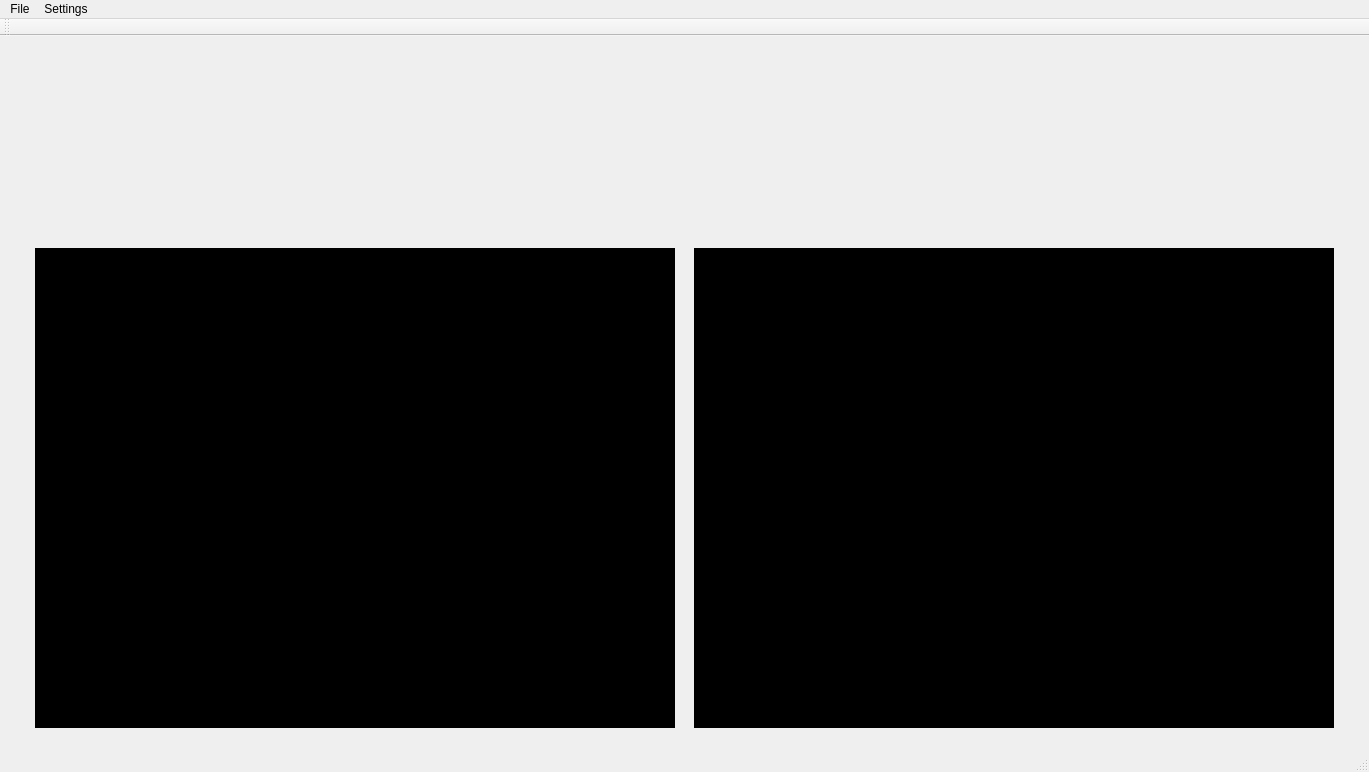
<?xml version="1.0" encoding="UTF-8"?>
<ui version="4.0">
 <class>VentanaPrincipal</class>
 <widget class="QMainWindow" name="VentanaPrincipal">
  <property name="geometry">
   <rect>
    <x>0</x>
    <y>0</y>
    <width>1369</width>
    <height>772</height>
   </rect>
  </property>
  <property name="windowTitle">
   <string>Pollock Effect - Costa Rica Institute of Technology</string>
  </property>
  <property name="windowIcon">
   <iconset resource="images.qrc">
    <normaloff>:/images/icon.png</normaloff>:/images/icon.png</iconset>
  </property>
  <widget class="QWidget" name="centralWidget">
   <property name="styleSheet">
    <string notr="true">background-image: url(:/images/fondo.jpg);</string>
   </property>
   <layout class="QHBoxLayout" name="horizontalLayout_2">
    <item>
     <layout class="QHBoxLayout" name="horizontalLayout">
      <item>
       <widget class="QStackedWidget" name="contenedor_ventanas">
        <property name="currentIndex">
         <number>1</number>
        </property>
        <widget class="QWidget" name="page">
         <layout class="QVBoxLayout" name="verticalLayout_3">
          <item>
           <widget class="QLabel" name="label_4">
            <property name="text">
             <string/>
            </property>
            <property name="pixmap">
             <pixmap resource="images.qrc">:/images/fondo_inicio.jpg</pixmap>
            </property>
            <property name="alignment">
             <set>Qt::AlignCenter</set>
            </property>
           </widget>
          </item>
         </layout>
        </widget>
        <widget class="QWidget" name="page_2">
         <layout class="QVBoxLayout" name="verticalLayout_2">
          <item>
           <layout class="QVBoxLayout" name="verticalLayout">
            <item>
             <widget class="QLabel" name="label">
              <property name="text">
               <string/>
              </property>
              <property name="pixmap">
               <pixmap resource="images.qrc">:/images/fondo_principal.jpg</pixmap>
              </property>
              <property name="alignment">
               <set>Qt::AlignHCenter|Qt::AlignTop</set>
              </property>
             </widget>
            </item>
            <item>
             <layout class="QHBoxLayout" name="horizontalLayout_3">
              <item>
               <widget class="QFrame" name="frame">
                <property name="minimumSize">
                 <size>
                  <width>640</width>
                  <height>480</height>
                 </size>
                </property>
                <property name="maximumSize">
                 <size>
                  <width>640</width>
                  <height>480</height>
                 </size>
                </property>
                <property name="styleSheet">
                 <string notr="true">background-color: rgb(0, 0, 0);</string>
                </property>
                <property name="frameShape">
                 <enum>QFrame::StyledPanel</enum>
                </property>
                <property name="frameShadow">
                 <enum>QFrame::Raised</enum>
                </property>
                <widget class="QLabel" name="label_recorrido_iz">
                 <property name="geometry">
                  <rect>
                   <x>0</x>
                   <y>0</y>
                   <width>640</width>
                   <height>480</height>
                  </rect>
                 </property>
                 <property name="minimumSize">
                  <size>
                   <width>640</width>
                   <height>480</height>
                  </size>
                 </property>
                 <property name="text">
                  <string>Camara1</string>
                 </property>
                </widget>
                <widget class="QLabel" name="label_deteccion_iz">
                 <property name="geometry">
                  <rect>
                   <x>360</x>
                   <y>285</y>
                   <width>270</width>
                   <height>190</height>
                  </rect>
                 </property>
                 <property name="minimumSize">
                  <size>
                   <width>270</width>
                   <height>190</height>
                  </size>
                 </property>
                 <property name="styleSheet">
                  <string notr="true">border-color: rgb(255, 255, 255);
selection-color: rgb(255, 255, 255);
gridline-color: rgb(255, 255, 255);</string>
                 </property>
                 <property name="frameShape">
                  <enum>QFrame::StyledPanel</enum>
                 </property>
                 <property name="lineWidth">
                  <number>1</number>
                 </property>
                 <property name="text">
                  <string>TextLabel</string>
                 </property>
                </widget>
               </widget>
              </item>
              <item>
               <widget class="QFrame" name="frame_2">
                <property name="minimumSize">
                 <size>
                  <width>640</width>
                  <height>480</height>
                 </size>
                </property>
                <property name="maximumSize">
                 <size>
                  <width>640</width>
                  <height>480</height>
                 </size>
                </property>
                <property name="styleSheet">
                 <string notr="true">background-color: rgb(0, 0, 0);</string>
                </property>
                <property name="frameShape">
                 <enum>QFrame::StyledPanel</enum>
                </property>
                <property name="frameShadow">
                 <enum>QFrame::Raised</enum>
                </property>
                <widget class="QLabel" name="label_recorrido_der">
                 <property name="geometry">
                  <rect>
                   <x>0</x>
                   <y>0</y>
                   <width>640</width>
                   <height>480</height>
                  </rect>
                 </property>
                 <property name="minimumSize">
                  <size>
                   <width>640</width>
                   <height>480</height>
                  </size>
                 </property>
                 <property name="text">
                  <string>Camara2</string>
                 </property>
                </widget>
                <widget class="QLabel" name="label_deteccion_der">
                 <property name="geometry">
                  <rect>
                   <x>360</x>
                   <y>285</y>
                   <width>270</width>
                   <height>190</height>
                  </rect>
                 </property>
                 <property name="minimumSize">
                  <size>
                   <width>270</width>
                   <height>190</height>
                  </size>
                 </property>
                 <property name="frameShape">
                  <enum>QFrame::StyledPanel</enum>
                 </property>
                 <property name="lineWidth">
                  <number>1</number>
                 </property>
                 <property name="midLineWidth">
                  <number>1</number>
                 </property>
                 <property name="text">
                  <string>TextLabel</string>
                 </property>
                </widget>
               </widget>
              </item>
             </layout>
            </item>
           </layout>
          </item>
         </layout>
        </widget>
       </widget>
      </item>
     </layout>
    </item>
   </layout>
  </widget>
  <widget class="QMenuBar" name="menuBar">
   <property name="geometry">
    <rect>
     <x>0</x>
     <y>0</y>
     <width>1369</width>
     <height>21</height>
    </rect>
   </property>
   <widget class="QMenu" name="menuFile">
    <property name="title">
     <string>File</string>
    </property>
    <addaction name="actionStart_Capture"/>
   </widget>
   <widget class="QMenu" name="menuSettings">
    <property name="title">
     <string>Settings</string>
    </property>
    <addaction name="separator"/>
    <addaction name="actionDetection_Color"/>
    <addaction name="actionReset_Left"/>
    <addaction name="actionReset_Right"/>
   </widget>
   <addaction name="menuFile"/>
   <addaction name="menuSettings"/>
  </widget>
  <widget class="QToolBar" name="mainToolBar">
   <attribute name="toolBarArea">
    <enum>TopToolBarArea</enum>
   </attribute>
   <attribute name="toolBarBreak">
    <bool>false</bool>
   </attribute>
  </widget>
  <widget class="QStatusBar" name="statusBar"/>
  <action name="actionStart_Capture">
   <property name="text">
    <string>Start Capture</string>
   </property>
  </action>
  <action name="actionDetection_Color">
   <property name="text">
    <string>Color Detection</string>
   </property>
  </action>
  <action name="actionReset_Left">
   <property name="text">
    <string>Reset Left</string>
   </property>
  </action>
  <action name="actionReset_Right">
   <property name="text">
    <string>Reset Right</string>
   </property>
  </action>
 </widget>
 <layoutdefault spacing="6" margin="11"/>
 <resources>
  <include location="images.qrc"/>
 </resources>
 <connections/>
</ui>
